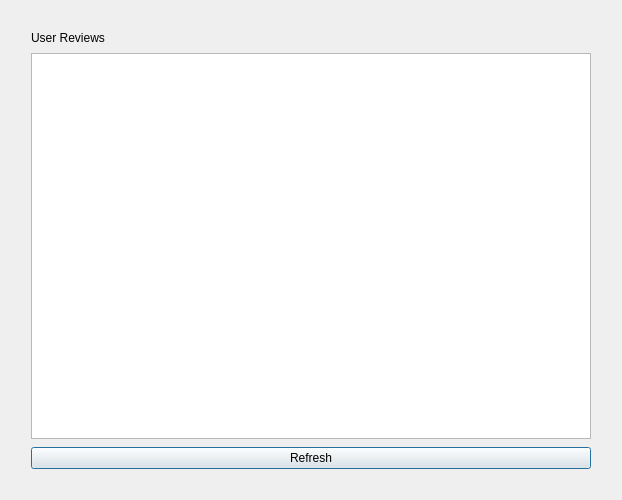
<?xml version="1.0" encoding="UTF-8"?>
<ui version="4.0">
 <class>adminreview</class>
 <widget class="QDialog" name="adminreview">
  <property name="geometry">
   <rect>
    <x>0</x>
    <y>0</y>
    <width>500</width>
    <height>500</height>
   </rect>
  </property>
  <property name="windowTitle">
   <string>Admin – Reviews</string>
  </property>
  <layout class="QVBoxLayout" name="outerLayout">
   <item>
    <layout class="QHBoxLayout" name="centerRow">
     <item>
      <spacer name="leftSpacer">
       <property name="orientation">
        <enum>Qt::Orientation::Horizontal</enum>
       </property>
       <property name="sizeHint" stdset="0">
        <size>
         <width>40</width>
         <height>20</height>
        </size>
       </property>
      </spacer>
     </item>
     <item>
      <widget class="QWidget" name="formCard">
       <property name="minimumSize">
        <size>
         <width>600</width>
         <height>0</height>
        </size>
       </property>
       <property name="maximumSize">
        <size>
         <width>720</width>
         <height>16777215</height>
        </size>
       </property>
       <layout class="QVBoxLayout" name="outerVLayout">
        <property name="spacing">
         <number>8</number>
        </property>
        <property name="leftMargin"><number>20</number></property>
        <property name="topMargin"><number>20</number></property>
        <property name="rightMargin"><number>20</number></property>
        <property name="bottomMargin"><number>20</number></property>
        <item>
         <widget class="QLabel" name="titleLabel">
          <property name="text">
           <string>User Reviews</string>
          </property>
         </widget>
        </item>
        <item>
         <widget class="QListWidget" name="reviewsListWidget">
          <property name="editTriggers">
           <set>QAbstractItemView::EditTrigger::NoEditTriggers</set>
          </property>
          <property name="selectionMode">
           <enum>QAbstractItemView::SelectionMode::NoSelection</enum>
          </property>
          <property name="wordWrap">
           <bool>true</bool>
          </property>
         </widget>
        </item>
        <item>
         <widget class="QPushButton" name="refreshButton">
          <property name="text">
           <string>Refresh</string>
          </property>
         </widget>
        </item>
       </layout>
      </widget>
     </item>
     <item>
      <spacer name="rightSpacer">
       <property name="orientation">
        <enum>Qt::Orientation::Horizontal</enum>
       </property>
       <property name="sizeHint" stdset="0">
        <size>
         <width>40</width>
         <height>20</height>
        </size>
       </property>
      </spacer>
     </item>
    </layout>
   </item>
  </layout>
 </widget>
 <resources/>
 <connections/>
</ui>
